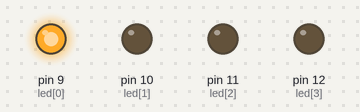
The sketch below on a simulated Arduino Uno, built with avr-gcc and run on an emulated ATmega328P. Parts: output pins drawn as LEDs (lit = HIGH).

Above: at 0.05 s.
At 1.3 s:
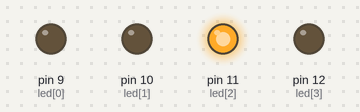
At 1.7 s:
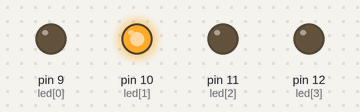
At 3.3 s:
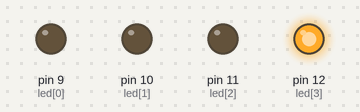
At 4.7 s:
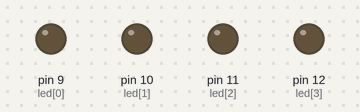
Timing chart, 0 to 5.5 s (numbered marks = the images above):
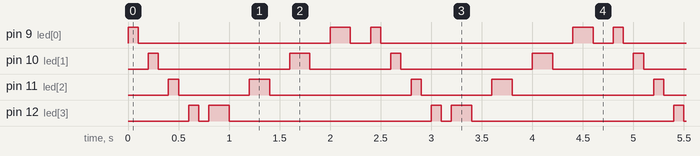

Measured:
- by itself, pin 9 (led[0]): repeats every 2.4 s: LOW 1.9 s, HIGH 0.20 s, LOW 0.20 s, HIGH 0.10 s
- by itself, pin 10 (led[1]): repeats every 2.4 s: LOW 1.3 s, HIGH 0.20 s, LOW 0.80 s, HIGH 0.10 s
- by itself, pin 11 (led[2]): repeats every 2.4 s: LOW 0.70 s, HIGH 0.20 s, LOW 1.4 s, HIGH 0.10 s
- by itself, pin 12 (led[3]): repeats every 2.4 s: LOW 0.10 s, HIGH 0.20 s, LOW 2.0 s, HIGH 0.10 s

The sketch:

Nano_Test.ino
```cpp
int led[] = {9, 10, 11, 12};

void setup() {
  pinMode(led[0], OUTPUT);
  pinMode(led[1], OUTPUT);
  pinMode(led[2], OUTPUT);
  pinMode(led[3], OUTPUT);

}

void loop() {
  for (int i = 0; i <= 3; i++) {
    digitalWrite(led[i], HIGH);
    delay(100);
    digitalWrite(led[i], LOW);
    delay(100);
  }

 for (int i = 3; i >= 0; i--) {
    digitalWrite(led[i], HIGH);
    delay(200);
    digitalWrite(led[i], LOW);
    delay(200);
  }
}
```
